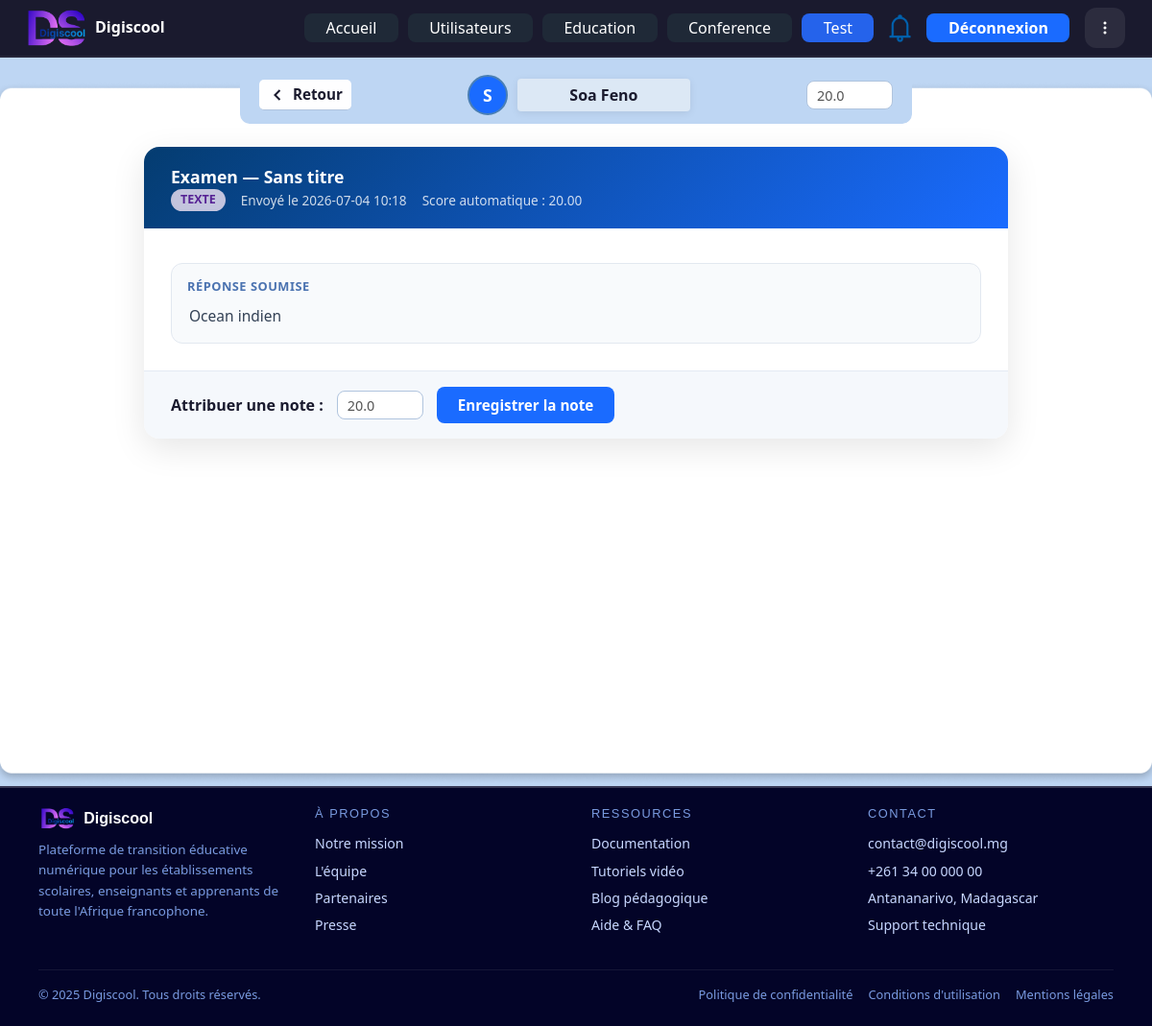
Screenshot of /admin/test/travaille_user?result_id=13 (signed in) with the database file from the repository.
### tables this page shows
CREATE TABLE users (
                id INTEGER PRIMARY KEY AUTOINCREMENT,
                name TEXT NOT NULL,
                email TEXT NOT NULL UNIQUE,
                password_hash TEXT NOT NULL,
                role TEXT NOT NULL DEFAULT 'user',
                created_at DATETIME DEFAULT CURRENT_TIMESTAMP
            , sexe TEXT DEFAULT '', adresse TEXT DEFAULT '', classe TEXT DEFAULT '', nom TEXT DEFAULT '', prenom TEXT DEFAULT '', statut TEXT NOT NULL DEFAULT 'En attente', dob TEXT DEFAULT '', profession TEXT DEFAULT '', etablissement TEXT DEFAULT '', filiere TEXT DEFAULT '', lien_etablissement TEXT DEFAULT '', matricule TEXT DEFAULT '', phone TEXT DEFAULT '', username TEXT DEFAULT '');

CREATE TABLE test_resultats (
                id INTEGER PRIMARY KEY AUTOINCREMENT,
                test_id INTEGER NOT NULL,
                user_id INTEGER NOT NULL,
                reponses TEXT DEFAULT '[]',
                note REAL,
                submitted_at DATETIME DEFAULT CURRENT_TIMESTAMP, fichier_reponse TEXT DEFAULT '',
                FOREIGN KEY(test_id) REFERENCES tests(id),
                FOREIGN KEY(user_id) REFERENCES users(id)
            );

CREATE TABLE tests (
                id INTEGER PRIMARY KEY AUTOINCREMENT,
                titre TEXT NOT NULL,
                type TEXT NOT NULL DEFAULT 'examen',
                content_type TEXT NOT NULL DEFAULT 'fichier',
                fichier TEXT DEFAULT '',
                texte TEXT DEFAULT '',
                qcm TEXT DEFAULT '[]',
                start_at TEXT DEFAULT '',
                end_at TEXT DEFAULT '',
                created_at DATETIME DEFAULT CURRENT_TIMESTAMP
            , categorie TEXT NOT NULL DEFAULT 'exercice', fichier_nom TEXT DEFAULT '', fichier_url TEXT DEFAULT '', contenu_texte TEXT DEFAULT '', contenu_qcm TEXT DEFAULT '[]', date_debut TEXT DEFAULT '', heure_debut TEXT DEFAULT '', date_fin TEXT DEFAULT '', heure_fin TEXT DEFAULT '', created_by INTEGER, contenu_texte_correction TEXT DEFAULT '');

### app.py (the view, shortened to what this page needs)
@app.route('/admin/test/travaille_user')
@login_required
@admin_required
def admin_travaille_user():
    result_id = request.args.get('result_id', type=int)
    with get_db() as db:
        notif_count = db.execute(
            "SELECT COUNT(*) FROM notifications WHERE user_id IN (SELECT id FROM users WHERE role='admin') AND is_read=0"
        ).fetchone()[0]
        base_query = '''
            SELECT r.*, t.titre AS test_titre, t.categorie AS test_categorie,
                   t.content_type AS test_content_type, t.fichier_nom AS test_fichier_nom,
                   t.fichier_url AS test_fichier_url, t.contenu_texte AS test_contenu_texte,
                   t.contenu_qcm AS test_contenu_qcm, u.nom AS user_nom, u.prenom AS user_prenom,
                   u.name AS user_name
            FROM test_resultats r
            JOIN tests t ON r.test_id = t.id
            JOIN users u ON r.user_id = u.id
        '''
        results = db.execute(base_query + ' ORDER BY r.submitted_at DESC').fetchall()
        selected_result = None
        selected_reponses = []
        selected_text_answers = []
        if result_id:
            selected_result = db.execute(base_query + ' WHERE r.id = ? LIMIT 1', (result_id,)).fetchone()
            if selected_result and selected_result['reponses']:
                try:
                    selected_reponses = json.loads(selected_result['reponses'])
                except ValueError:
                    selected_reponses = []
                if selected_result['test_content_type'] == 'texte':
                    selected_text_answers = parse_display_answers(selected_result['reponses'])
    return render_template(
        'admin/travaille_user.html',
        notif_count=notif_count,
        results=results,
        selected_result=selected_result,
        selected_reponses=selected_reponses,
        selected_text_answers=selected_text_answers
    )

### app.py (called while the page is built, shortened)
@contextmanager
def get_db():
    conn = sqlite3.connect(DB_PATH)
    conn.row_factory = sqlite3.Row
    try:
        yield conn
        conn.commit()
    except Exception:
        conn.rollback()
        raise
    finally:
        conn.close()

def login_required(view):
    @wraps(view)
    def wrapped_view(*args, **kwargs):
        if 'user_id' not in session:
            return redirect(url_for('index'))
        return view(*args, **kwargs)
    return wrapped_view

def admin_required(view):
    @wraps(view)
    def wrapped_view(*args, **kwargs):
        if session.get('role') != 'admin':
            return redirect(url_for('dashboard'))
        return view(*args, **kwargs)
    return wrapped_view

def parse_display_answers(value):
    if value is None:
        return []
    if isinstance(value, str):
        text = value.strip()
        if not text:
            return []
        try:
            return parse_display_answers(json.loads(text))
        except Exception:
            return [text]
    if isinstance(value, list):
        answers = []
        for item in value:
            if isinstance(item, dict):
                if item.get('reponse') is not None:
                    answers.append(str(item['reponse']))
                elif item.get('texte') is not None:
                    answers.append(str(item['texte']))
            elif isinstance(item, str):
                answers.append(item)
        return answers

### templates/admin/travaille_user.html (shortened to what this page needs)
{% extends "admin/dashboard.html" %}
{% set active_page = 'test' %}
{% block content %}
<div class="page-body">
  <div class="search-wrap">
    <div class="retour-bar">
      <button class="btn-retour" onclick="history.back()">
        <svg viewBox="0 0 24 24"><polyline points="15 18 9 12 15 6"/></svg>
        Retour
      </button>
    </div>
    <div class="user-block">
      <div class="user-avatar-circle">
        {% if selected_result %}
          {{ (selected_result.user_name or selected_result.user_prenom or 'U')[0]|upper }}
        {% else %}?{% endif %}
      </div>
      <div class="titre-resultat">
        {% if selected_result %}
          {{ selected_result.user_name or (selected_result.user_prenom ~ ' ' ~ selected_result.user_nom) }}
        {% else %}
          Aucune sélection
        {% endif %}
      </div>
    </div>
    <input type="number" class="input-note" id="note-input"
           min="0" max="20" step="0.5" placeholder="Note /20"
           value="{{ selected_result.note if selected_result and selected_result.note is not none else '' }}">
  </div>
  <div class="work-card">
    {% if selected_result %}
      <div class="work-card-header">
        <div>
          <div class="work-card-title">
            {{ 'Examen' if selected_result.test_categorie == 'examen' else 'Exercice' }}
            — {{ selected_result.test_titre or 'Sans titre' }}
          </div>
          <div class="work-meta">
            <span class="type-badge ct-{{ selected_result.test_content_type }}">
              {{ selected_result.test_content_type|upper }}
            </span>
            <span>Envoyé le {{ selected_result.submitted_at[:16].replace('T',' ') if selected_result.submitted_at else 'N/A' }}</span>
            <span>Score automatique : {{ ('%.2f' % selected_result.note) if selected_result.note is not none else 'N/A' }}</span>
          </div>
        </div>
      </div>
      <div class="work-body">
        {% if selected_result.test_content_type == 'qcm' %}
          {% if selected_reponses %}
            {% for item in selected_reponses %}
            <div class="qcm-block">
              <div class="qcm-question">{{ loop.index }}. {{ item.question }}</div>
              {% if item.reponse %}
                <div class="qcm-answer">
                  <span class="puce"></span>
                  <span>{{ item.reponse }}</span>
                </div>
              {% else %}
                <div class="qcm-no-answer">⚠ Pas de réponse fournie</div>
              {% endif %}
            </div>
            {% endfor %}
          {% else %}
            <div class="empty-state">Aucune réponse QCM enregistrée.</div>
          {% endif %}
        {% elif selected_result.test_content_type == 'texte' %}
          {% if selected_text_answers %}
            <div class="text-response-block">
              <div class="text-response-title">Réponse soumise</div>
              {% for answer in selected_text_answers %}
                <div class="text-response-answer">{{ answer }}</div>
              {% endfor %}
            </div>
          {% elif selected_result.reponses and selected_result.reponses != '[]' %}
            <div class="text-display">{{ selected_result.reponses }}</div>
          {% elif selected_result.test_contenu_texte %}
            <div class="text-display">{{ selected_result.test_contenu_texte }}</div>
          {% else %}
            <div class="empty-state">Aucun texte soumis.</div>
          {% endif %}
        {% else %}
          <div class="empty-state">Type de contenu inconnu.</div>
        {% endif %}
      </div>
      <div class="note-bar">
        <label style="font-weight:600; color:#1a1a2e;">Attribuer une note :</label>
        <input type="number" id="note-bar-input" class="input-note"
               min="0" max="20" step="0.5" placeholder="Note /20"
               value="{{ selected_result.note if selected_result.note is not none else '' }}">
        <button class="btn-note" onclick="saveNote({{ selected_result.id }})">
          Enregistrer la note
        </button>
      </div>
    {% endif %}
  </div>
</div>
{% endblock %}

### templates/admin/dashboard.html (style rules this page uses)
:root { --bg: #b8c8e8; --nav-bg: #1a1a2e; --accent: #1a6bff; --card-bg: #ffffff; --card-shadow: 0 4px 20px rgba(0, 0, 0, .13); --radius: 18px; --font-ui: 'Segoe UI', system-ui, sans-serif; }
*, *::before, *::after { box-sizing: border-box; margin: 0; padding: 0; }
body { font-family: var(--font-ui); background-color: var(--bg); background-image: url('../static/image/molecule.png'); background-repeat: no-repeat; background-position: center 160px; background-size: 520px auto; min-height: 100vh; display: flex; flex-direction: column; position: relative; }

### templates/admin/travaille_user.html (style rules this page uses)
body { background: #BED6F3; min-height: 100vh; overflow-x: hidden; }
.page-body { background-image: url('/static/components/Rectangle 18.png'); background-size: 100% 100%; min-height: calc(100vh - 66px); padding: 32px 40px 48px; display: flex; flex-direction: column; align-items: center; gap: 24px; margin-top: 25px; }
.search-wrap { position: relative; display: flex; justify-content: center; align-items: center; width: 700px; height: 60px; background-image: url('/static/components/Rectangle 24.png'); background-size: 100% 100%; background-repeat: no-repeat; border-radius: 0 0 10px 10px; margin-top: -48px; gap: 10px; padding: 20px; }
.retour-bar { background: #fefeff; padding: 4px 9px; display: flex; align-items: center; border-bottom: 1px solid #b0c4de; border-radius: 5px; }
.btn-retour { background: none; border: none; cursor: pointer; display: flex; align-items: center; gap: 6px; font-size: 0.95rem; font-weight: 600; color: #1a1a2e; padding: 0; }
.btn-retour svg { width: 20px; height: 20px; stroke: currentColor; fill: none; stroke-width: 2.5; }
.user-block { display: flex; align-items: center; gap: 10px; flex: 1; justify-content: center; }
.user-avatar-circle { width: 42px; height: 42px; border-radius: 50%; background: #1a6bff; color: #fff; display: flex; align-items: center; justify-content: center; font-size: 1.1rem; font-weight: 700; flex-shrink: 0; border: 2px solid #4a7fb5; }
.titre-resultat { background: #dce8f5; border-radius: 4px; padding: 5px 20px; font-size: 1rem; font-weight: 700; color: #1a1a2e; box-shadow: 0 2px 8px rgba(0,0,0,.08); min-width: 180px; text-align: center; }
.input-note { width: 90px; height: 30px; background: #fff; border: 1px solid #b0c4de; border-radius: 8px; padding: 0 10px; font-size: 0.9rem; color: #555; outline: none; }
.work-card { width: 100%; max-width: 900px; background: #fff; border-radius: 16px; box-shadow: 0 10px 35px rgba(0,0,0,.10); overflow: hidden; }
.work-card-header { background: linear-gradient(135deg, #043C70 0%, #1a6bff 100%); color: #fff; padding: 18px 28px; display: flex; justify-content: space-between; align-items: center; }
.work-card-title { font-size: 1.1rem; font-weight: 700; }
.work-meta { font-size: 0.85rem; opacity: .8; display: flex; gap: 16px; align-items: center; }
.type-badge { display: inline-block; padding: 2px 10px; border-radius: 20px; font-size: 0.78rem; font-weight: 700; text-transform: uppercase; }
.ct-texte { background: #f3e5f5; color: #6a1b9a; }
.work-body { padding: 28px; }
.text-response-block { background: #f8fafc; border: 1px solid #e2e8f0; border-radius: 12px; padding: 14px 16px; margin-top: 8px; }
.text-response-title { font-size: 0.8rem; font-weight: 700; color: #4a72b0; text-transform: uppercase; letter-spacing: 0.04em; margin-bottom: 8px; }
.text-response-answer { color: #334155; font-size: 0.97rem; line-height: 1.7; white-space: pre-wrap; padding-left: 2px; }
.note-bar { display: flex; align-items: center; gap: 14px; padding: 16px 28px; background: #f5f8fc; border-top: 1px solid #e3eaf4; }
.btn-note { background: #1a6bff; color: #fff; border: none; border-radius: 8px; padding: 8px 22px; font-size: 0.95rem; font-weight: 700; cursor: pointer; }

### templates/footer.html (style rules this page uses)
:root { --ds-navy: #07094a; --ds-deep: #0b0d5e; --ds-blue: #1a3de4; --ds-cyan: #00c8ff; --ds-pink: #d63af9; --ds-text: #c8d8ff; --ds-muted: #7a9be0; }

### rows the page displays
users: name "S", name "Soa Feno"
test_resultats: note "20.0", submitted_at "2026-07-04 10:18", note "20.00"
tests: categorie "Examen", titre "Sans titre", test_content_type "TEXTE"

### other values shown
{{ answer }} "Ocean indien"
